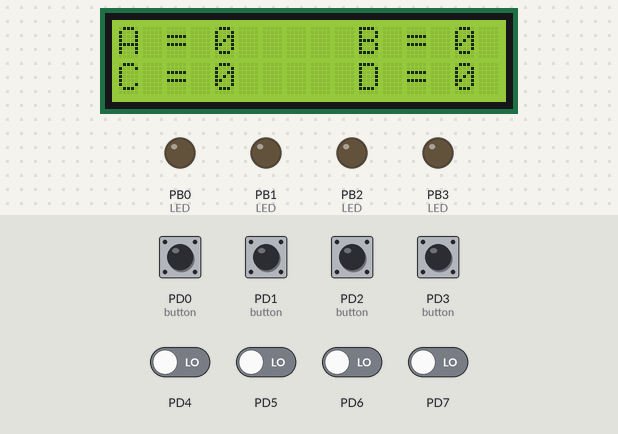
This program was run on a simulated ATmega32, built with avr-gcc and emulated at 8 MHz. On the bench: 16×2 character LCD, output pins drawn as LEDs (lit = HIGH). Wiring (inferred from the names in the program): character LCD (HD44780): RS PA6; R/W PA5; E PA4; data PA0, PA1, PA2, PA3. Dashed ring = blinking. Inputs (shaded band) come from the test bench; at power-on: PD0 (button), PD1 (button), PD2 (button), PD3 (button), PD4–7 LOW. Pins used as bus, display or sensor lines are not drawn.

Above: at 4.0 s.
4.1 s: PD0 (button) pulled HIGH for 1 s
At 4.32 s:
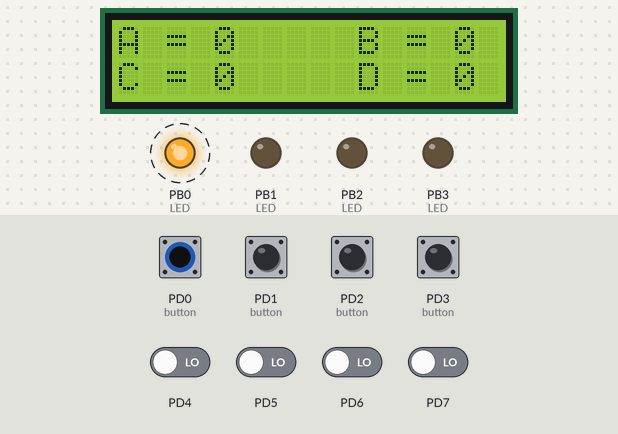
6.6 s: PD1 (button) pulled HIGH for 0.15 s
At 7.7 s:
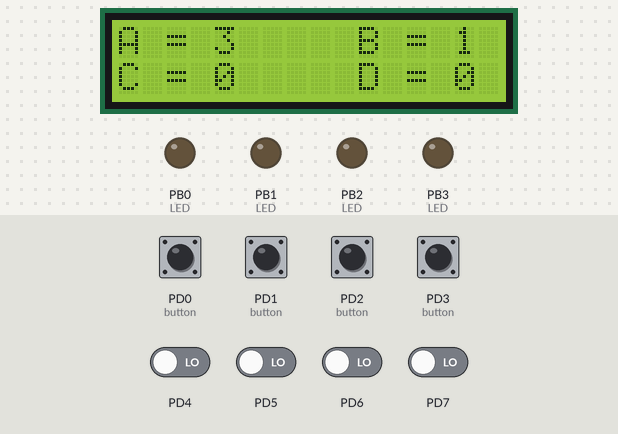
8.4 s: PD2 (button) pulled HIGH for 0.15 s
At 9.7 s:
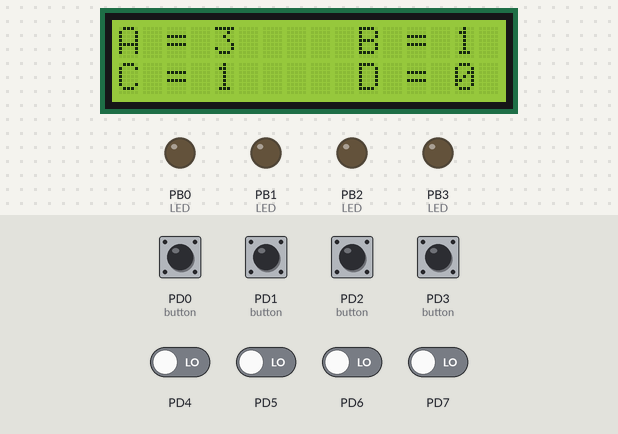
10.2 s: PD3 (button) pulled HIGH for 0.15 s
At 11.7 s:
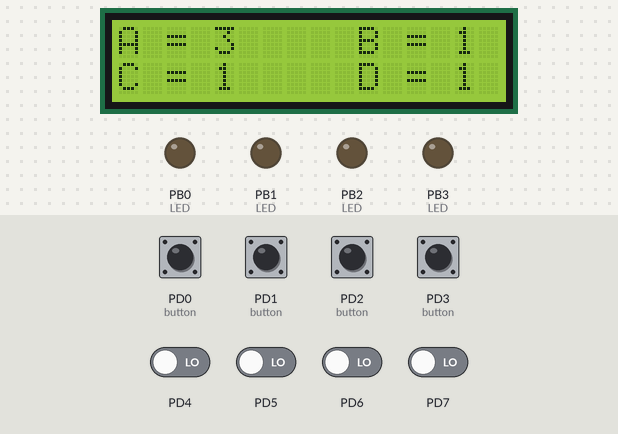
12.0 s: PD4 driven HIGH
At 12.4 s:
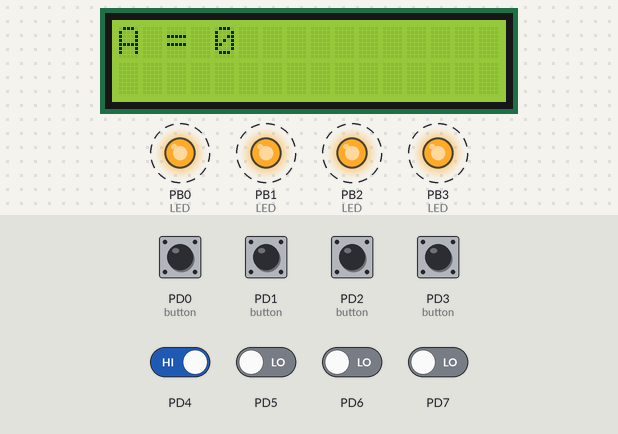
14.1 s: PD1 (button) pulled HIGH for 1 s
At 15.06 s:
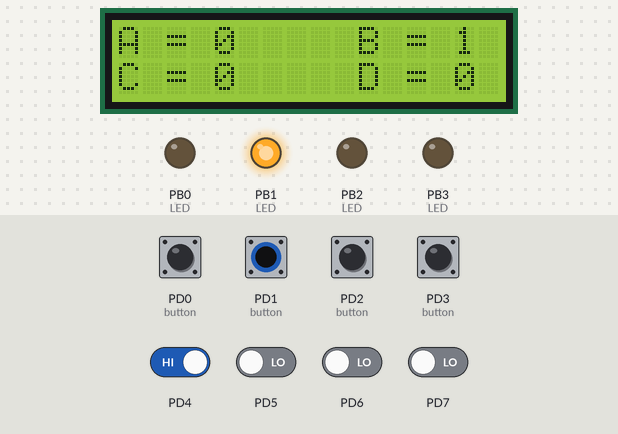
Timing chart, 0 to 16.7 s (numbered marks = the images above; inputs shaded):
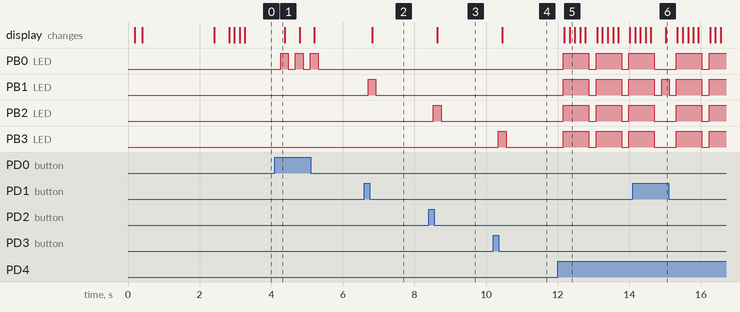

Measured:
- after the input at 4.1 s, PB0 (LED): alternates HIGH for 0.22 s and LOW for 0.20 s, 6 changes in all, then stays LOW, starting after 0.16 s
- after the input at 6.6 s, PB1 (LED): LOW → HIGH after 0.11 s, → LOW 0.22 s later; the display: changes after 0.22 s (image 2)
- after the input at 8.4 s, PB2 (LED): LOW → HIGH after 0.12 s, → LOW 0.22 s later; the display: changes after 0.24 s (image 3)
- after the input at 10.2 s, PB3 (LED): LOW → HIGH after 0.14 s, → LOW 0.22 s later; the display: changes after 0.26 s (image 4)
- after the input at 12.0 s, PB0 (LED), PB1 (LED), PB2 (LED), PB3 (LED): alternates HIGH for 0.71 s and LOW for 0.20 s, starting after 0.16 s; the display: first changes after 0.19 s (image 5 shows a later state)

The program:

main.c
```c
/*
 * ElectronicVotingMachine.c
 *
 * Created: 3/17/2025 11:46:32 PM
 * Author : Mostafa Samir
 */

#define F_CPU 8000000UL
#include <util/delay.h>

#include "BIT_MATH.h"
#include "STD_TYPES.h"

#include "DIO_Interface.h"
#include "LCD_Interface.h"
#include "button_Interface.h"
#include "LED_Interface.h"

u8 c1 = 0;
u8 c2 = 0;
u8 c3 = 0;
u8 c4 = 0;

int main(void)
{
    LCD_voidInit();

    DIO_voidSetPinDirection(PORTB, PIN0,OUTPUT);    // LED for Candidate A
    DIO_voidSetPinDirection(PORTB, PIN1,OUTPUT);    // LED for Candidate B
    DIO_voidSetPinDirection(PORTB, PIN2,OUTPUT);    // LED for Candidate C
    DIO_voidSetPinDirection(PORTB, PIN3,OUTPUT);    // LED for Candidate D

    DIO_voidSetPinDirection(PORTD, PIN0,INPUT);  // Vote A button
    DIO_voidSetPinDirection(PORTD, PIN1,INPUT);  // Vote B button
    DIO_voidSetPinDirection(PORTD, PIN2,INPUT);  // Vote C button
    DIO_voidSetPinDirection(PORTD, PIN3,INPUT);  // Vote D button
    DIO_voidSetPinDirection(PORTD, PIN4,INPUT);  // Reset button

    LCD_voidWriteString("Electronic");
    LCD_voidGoTo_XY(LINE_2, 0);
    LCD_voidWriteString("Voting Machine");
    _delay_ms(2000);
    LCD_voidClearDisplay();
    _delay_ms(250);

    // Initial display
    LCD_voidGoTo_XY(LINE_1, 0);
    LCD_voidWriteString("A = 0");
    LCD_voidGoTo_XY(LINE_1, 10);
    LCD_voidWriteString("B = 0");
    LCD_voidGoTo_XY(LINE_2, 0);
    LCD_voidWriteString("C = 0");
    LCD_voidGoTo_XY(LINE_2, 10);
    LCD_voidWriteString("D = 0");

    u8 RB1, RB2, RB3, RB4, RB5;

    while (1)
    {
        RB1 = BUTTON_u8Get_button_Pin(PORTD, PIN0);
        RB2 = BUTTON_u8Get_button_Pin(PORTD, PIN1);
        RB3 = BUTTON_u8Get_button_Pin(PORTD, PIN2);
        RB4 = BUTTON_u8Get_button_Pin(PORTD, PIN3);
        RB5 = BUTTON_u8Get_button_Pin(PORTD, PIN4);

        if (RB1 == 1)   // Button for Candidate A
        {
            c1++;
            DIO_voidSetPinValue(PORTB, PIN0, HIGH);  // Turn on LED for Candidate A
            LCD_voidGoTo_XY(LINE_1, 4);
            LCD_voidWriteNumber(c1);
            _delay_ms(100);                          // Small delay to prevent multiple rapid counts
            DIO_voidSetPinValue(PORTB, PIN0, LOW);   // Turn off LED after the click
        }
        else if (RB2 == 1)  // Button for Candidate B
        {
            c2++;
            DIO_voidSetPinValue(PORTB, PIN1, HIGH);  // Turn on LED for Candidate B
            LCD_voidGoTo_XY(LINE_1, 14);
            LCD_voidWriteNumber(c2);
            _delay_ms(100);
            DIO_voidSetPinValue(PORTB, PIN1, LOW);   // Turn off LED after the click
        }
        else if (RB3 == 1)  // Button for Candidate C
        {
            c3++;
            DIO_voidSetPinValue(PORTB, PIN2, HIGH);  // Turn on LED for Candidate C
            LCD_voidGoTo_XY(LINE_2, 4);
            LCD_voidWriteNumber(c3);
            _delay_ms(100);
            DIO_voidSetPinValue(PORTB, PIN2, LOW);   // Turn off LED after the click
        }
        else if (RB4 == 1)  // Button for Candidate D
        {
            c4++;
            DIO_voidSetPinValue(PORTB, PIN3, HIGH);  // Turn on LED for Candidate D
            LCD_voidGoTo_XY(LINE_2, 14);
            LCD_voidWriteNumber(c4);
            _delay_ms(100);
            DIO_voidSetPinValue(PORTB, PIN3, LOW);   // Turn off LED after the click
        }
        else if (RB5 == 1)  // Reset Button
        {
			DIO_voidSetPinValue(PORTB, PIN0, HIGH);
			DIO_voidSetPinValue(PORTB, PIN1, HIGH);
			DIO_voidSetPinValue(PORTB, PIN2, HIGH);
			DIO_voidSetPinValue(PORTB, PIN3, HIGH);


            // Reset vote counts
            c1 = 0;
            c2 = 0;
            c3 = 0;
            c4 = 0;

			LCD_voidClearDisplay();
            LCD_voidGoTo_XY(LINE_1, 0);
            LCD_voidWriteString("A = 0");
            LCD_voidGoTo_XY(LINE_1, 10);
            LCD_voidWriteString("B = 0");
            LCD_voidGoTo_XY(LINE_2, 0);
            LCD_voidWriteString("C = 0");
            LCD_voidGoTo_XY(LINE_2, 10);
            LCD_voidWriteString("D = 0");

			_delay_ms(100);
			DIO_voidSetPinValue(PORTB, PIN0, LOW);
			DIO_voidSetPinValue(PORTB, PIN1, LOW);
			DIO_voidSetPinValue(PORTB, PIN2, LOW);
			DIO_voidSetPinValue(PORTB, PIN3, LOW);
        }
        _delay_ms(200);
    }
}
```

LED_Interface.h
```c
/*===================================================================================================*/
/*  File        : LED_Interface.h                                                                    */
/*  Description : This interface file includes LED Driver prototypes and declarations for Atmega32   */
/*  Author      : Mostafa Samir Kamel. Embedded SW Engineer                                            */
/*  Date        : 2/18/2025                                                                          */
/*  Linkedin    : https://www.linkedin.com/in/mostafasameer00                                        */
/*  Git account : https://github.com/MostafaSamir0                                                   */
/*  mail        : mostafasameer858@gmil.com                                                           */
/*===================================================================================================*/

/* File Gaurd by ifndef & endif */
#ifndef LED_INTERFACE_H
#define LED_INTERFACE_H

/* Include Header Files From LIB */
#include "STD_TYPES.h"
#include "BIT_MATH.h"

/*==============================================================================================*/
/****************************    A.BAHAA LED Functions Prototypes     ***************************/
/*==============================================================================================*/
/**********************************  LED_voidInit_Led_Pin        ********************************/
/**********************************  LED_voidInit_8Leds_Port     ********************************/
/**********************************  LED_voidStatus_Led_Pin      ********************************/
/**********************************  LED_voidStatus_8Leds_Port   ********************************/
/**********************************  LED_voidToggle_Led_Pin      ********************************/
/**********************************  LED_voidToggle_8Leds_Port   ********************************/
/*==============================================================================================*/


/*================================================================================*/
/* =======================       Initilization Modules        ====================*/
/*================================================================================*/
/**********************************************************************************/
/* Function Name : LED_voidInit_Led_Pin                                           */
/* Description : Initialize one LED on specific port and bit                      */
/* Fun. Argument1: Copy_u8PortNumber { PORTA,PORTB,PORTC,PORTD }                  */
/* Fun. Argument2: Copy_u8PinNumber { PIN0,PIN1,PIN3,PIN4,PIN5,PIN6,PIN7 }        */
/* Fun. Return : void                                                             */
/**********************************************************************************/
void LED_voidInit_Led_Pin ( u8 Copy_u8PortNumber, u8 Copy_u8PinNumber );
/**********************************************************************************/
/* Function Name : LED_voidInit_8Leds_Port                                        */
/* Description : Initialize string of 8 LEDs on specific Port                     */
/* Fun. Argument1: Copy_u8PortNumber { PORTA,PORTB,PORTC,PORTD }                  */
/* Fun. Return : void                                                             */
/**********************************************************************************/
void LED_voidInit_8Leds_Port ( u8 Copy_u8PortNumber);
/*================================================================================*/
/*================================================================================*/


/*===================================================================================================*/
/* ================================       Write Status Modules        ===============================*/
/*===================================================================================================*/
/*****************************************************************************************************/
/* Function Name : LED_voidStatus_Led_Pin                                                            */
/* Description : Status of one led Turn on and off                                                   */
/* Fun. Argument1: Copy_u8PortNumber { PORTA,PORTB,PORTC,PORTD }                                     */
/* Fun. Argument2: Copy_u8PinNumber { PIN0,PIN1,PIN3,PIN4,PIN5,PIN6,PIN7 }                           */
/* Fun. Argument3: Copy_u8Status { ON ,OFF }                                                         */
/* Fun. Return : void                                                                                */
/*****************************************************************************************************/
void LED_voidStatus_Led_Pin ( u8 Copy_u8PortNumber, u8 Copy_u8PinNumber, u8 Copy_u8Status );
/*****************************************************************************************************/
/* Function Name : LED_voidStatus_8Leds_Port                                                         */
/* Description : Status of string of 8 Leds Turn on and off                                          */
/* Fun. Argument1: Copy_u8PortNumber { PORTA,PORTB,PORTC,PORTD }                                     */
/* Fun. Argument3: Copy_u8Status { ON ,OFF }                                                         */
/* Fun. Return : void                                                                                */
/*****************************************************************************************************/
void LED_voidStatus_8Leds_Port ( u8 Copy_u8PortNumber, u8 Copy_u8Status );
/*===================================================================================================*/
/*===================================================================================================*/


/*====================================================================================*/
/* =========================       Toggle Status Modules        ======================*/
/*====================================================================================*/
/**************************************************************************************/
/* Function Name : LED_voidToggle_Led_Pin                                             */
/* Description : Toggle the Status of one led from Turn ON to OFF & from OFF to ON    */
/* Fun. Argument1: Copy_u8PortNumber { PORTA,PORTB,PORTC,PORTD }                      */
/* Fun. Argument2: Copy_u8PinNumber { PIN0,PIN1,PIN3,PIN4,PIN5,PIN6,PIN7 }            */
/* Fun. Return : void                                                                 */
/**************************************************************************************/
void LED_voidToggle_Led_Pin ( u8 Copy_u8PortNumber, u8 Copy_u8PinNumber );
/**************************************************************************************/
/* Function Name : LED_voidToggle_8Leds_Port                                          */
/* Description : Toggle Status of String 8 leds from Turn ON to OFF & from OFF to ON  */
/* Fun. Argument1: Copy_u8PortNumber { PORTA,PORTB,PORTC,PORTD }                      */
/* Fun. Return : void                                                                 */
/**************************************************************************************/
void LED_voidToggle_8Leds_Port ( u8 Copy_u8PortNumber );
/*====================================================================================*/
/*====================================================================================*/


#endif
```

button_Interface.h
```c
/*===================================================================================================*/
/*  File        : button_Interface.h                                                                    */
/*  Description : This interface file includes button Driver prototypes and declarations for Atmega32   */
/*  Author      : Mostafa Samir Kamel. Embedded SW Engineer                                            */
/*  Date        : 2/18/2025                                                                          */
/*  Linkedin    : https://www.linkedin.com/in/mostafasameer00                                        */
/*  Git account : https://github.com/MostafaSamir0                                                   */
/*  mail        : mostafasameer858@gmil.com                                                           */
/*===================================================================================================*/


#ifndef BUTTON_INTERFACE_H_
#define BUTTON_INTERFACE_H_

/* Include Header Files From LIB */
#include "STD_TYPES.h"
#include "BIT_MATH.h"


void BUTTON_voidInit_button_Pin ( u8 Copy_u8PortNumber, u8 Copy_u8PinNumber );

void BUTTON_voidInit_8buttons_Port ( u8 Copy_u8PortNumber);

u8 BUTTON_u8Get_button_Pin(u8 Copy_u8PortNumber, u8 Copy_u8PinNumber );

u8 BUTTON_u8Get_8buttons_Port (u8 Copy_u8PortNumber);

void BUTTON_voidInit_button_pullup_Pin ( u8 Copy_u8PortNumber, u8 Copy_u8PinNumber );

#endif /* BUTTON_INTERFACE_H_ */
```

button_Program.c
```c
/*===================================================================================================*/
/*  File        : button_Program.c                                                                      */
/*  Description : This file includes button Driver implementations for Atmega32                         */
/*  Author      : MostafaSamirKamel. Embedded SW Engineer                                            */
/*  Date        : 2/18/2025                                                                          */
/*  Linkedin    : https://www.linkedin.com/in/mostafasameer00                                        */
/*  Git account : https://github.com/MostafaSamir0                                                   */
/*  mail        : mostafasameer858@gmil.com                                                           */
/*===================================================================================================*/


/* Include Header Files From LIB */
#include "STD_TYPES.h"
#include "BIT_MATH.h"

/* Include My own Header Files*/
#include "button_Interface.h"

/* Include Header Files From MCAL Layer */
#include "DIO_Interface.h"


void BUTTON_voidInit_button_Pin ( u8 Copy_u8PortNumber, u8 Copy_u8PinNumber )
{
	/* i/p validation */
	if ( Copy_u8PortNumber > PORTD  || Copy_u8PinNumber > PIN7 )
	{
		// Do Nothing
	}
	else
	{
		DIO_voidSetPinDirection (Copy_u8PortNumber,Copy_u8PinNumber,INPUT);
	}
}

void BUTTON_voidInit_8buttons_Port ( u8 Copy_u8PortNumber)
{
	/* i/p validation */
	if ( Copy_u8PortNumber > PORTD )
	{
		// Do Nothing
	}
	else
	{
		DIO_voidSetPortDirection ( Copy_u8PortNumber, INPUT );
	}
}

u8 BUTTON_u8Get_button_Pin(u8 Copy_u8PortNumber, u8 Copy_u8PinNumber )
{
	// local Variable
	 u8 Local_u8Variable;

	/* i/p validation */
	if ( Copy_u8PortNumber > PORTD  || Copy_u8PinNumber > PIN7 )
	{
		// Do Nothing
	}
	else
	{
		Local_u8Variable = DIO_u8GetPinValue(Copy_u8PortNumber,Copy_u8PinNumber);
	}

	return Local_u8Variable ;
}

u8 BUTTON_u8Get_8buttons_Port (u8 Copy_u8PortNumber)
{
	u8 Local_u8Variable;
	/* i/p validation */
	if ( Copy_u8PortNumber > PORTD )
	{
		// Do Nothing
	}
	else
	{
		Local_u8Variable = DIO_u8GetPortValue (Copy_u8PortNumber );
	}
}


void BUTTON_voidInit_button_pullup_Pin ( u8 Copy_u8PortNumber, u8 Copy_u8PinNumber )
{
	/* i/p validation */
	if ( Copy_u8PortNumber > PORTD  || Copy_u8PinNumber > PIN7 )
	{
		// Do Nothing
	}
	else
	{
		DIO_voidSetPinDirection (Copy_u8PortNumber,Copy_u8PinNumber,INPUT);
		DIO_voidConfig_Pull_Up_Pin(Copy_u8PortNumber,Copy_u8PinNumber,ON);
	}
}
```

LCD_Config.h
```c
/* File Gaurd by ifndef & endif */
#ifndef LCD_CONFIG_H
#define LCD_CONFIG_H

#define LCD_4BIT_MODE
//#define LCD_4BIT_HIGHT_NIBBLE
#define LCD_4BIT_LOW_NIBBLE
//#define LCD_8BIT_MODE

/* LCD Hardware Configration with atmega PORTS & PINS */
#define LCD_DATA_PORT            PORTA

#define LCD_CONTROL_PORT         PORTA

#define RS_PIN                   PIN6
#define RW_PIN                   PIN5
#define E_PIN                    PIN4


#endif
```

BIT_MATH.h
```c
/*=================================================================================*/
/*  File        : BIT_MATH.h                                                       */
/*  Description : This file includes BIT_MATH macros for Atmega32                  */
/*  Author      : Mostafa Samir Kamel. Embedded SW Engineer                      */
/*  Date        : 2/18/2025                                                        */
/*  Linkedin    : https://www.linkedin.com/in/mostafasameer00                        */
/*  Git account : https://github.com/MostafaSamir0                                 */
/*  mail        : mostafasameer858@gmil.com                                        */
/*=================================================================================*/

/* File Gaurd by ifndef & endif */
#ifndef BIT_MATH_H
#define BIT_MATH_H

#define REGISTER_SIZE 8

#define SET_BIT(REG,BIT_POSITION)     REG |= (1<<BIT_POSITION)
#define CLEAR_BIT(REG,BIT_POSITION)   REG &= ~(1<<BIT_POSITION)
#define GET_BIT(REG,BIT_POSITION)     ((REG & (1U<<BIT_POSITION))>>BIT_POSITION)

#define TOGGLE_BIT(REG,BIT_POSITION)  REG ^= (1<<BIT_POSITION)

#define ROR(REG,NUM)                  REG =(REG<<(REGISTER_SIZE-NUM))|(REG>>(NUM))
#define ROL(REG,NUM)                  REG =(REG>>(REGISTER_SIZE-NUM))|(REG<<(NUM))


#endif
```

Source omitted: LED_Program.c (9534 bytes), LCD_Interface.h (11011 bytes), LCD_Program.c (15903 bytes), DIO_Interface.h (13475 bytes), DIO_Private.h (1480 bytes), DIO_Program.c (23198 bytes), LCD_Private.h (1840 bytes), STD_TYPES.h (1334 bytes)
